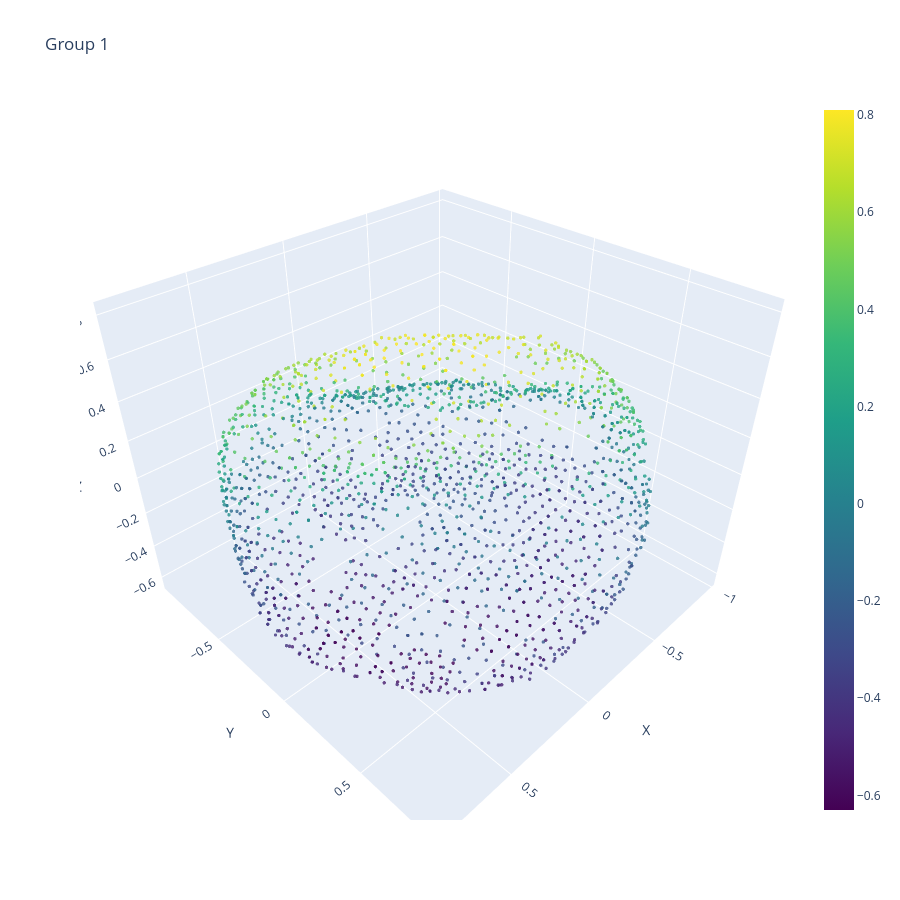
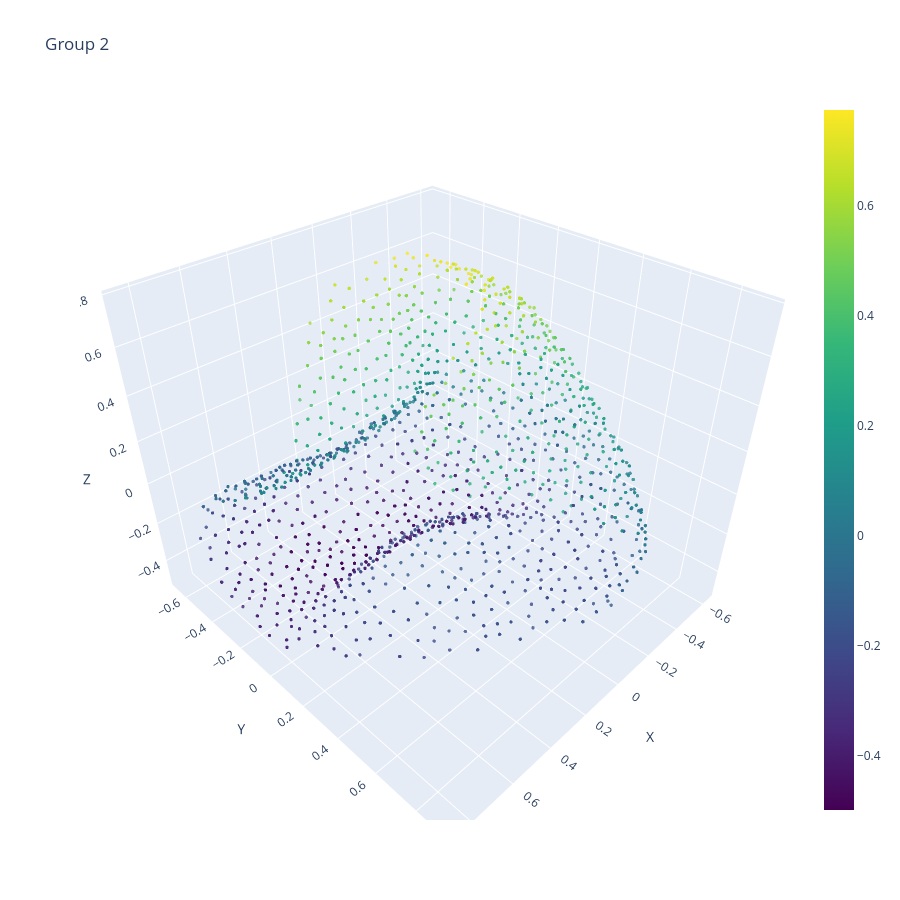
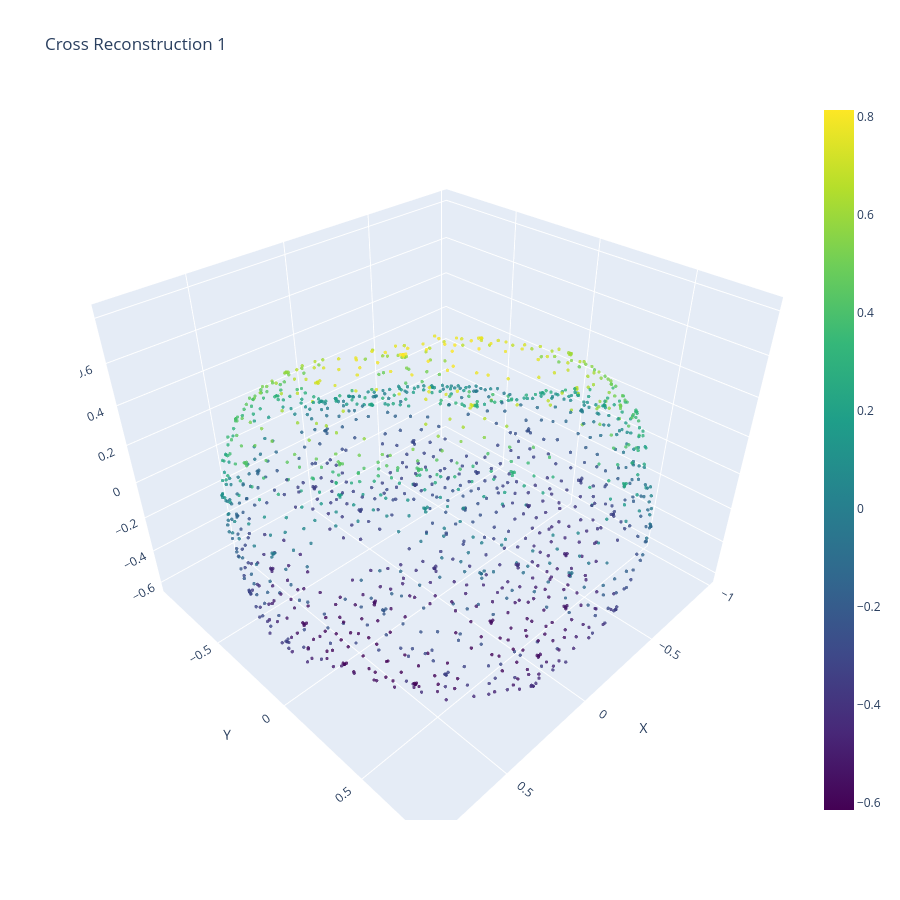
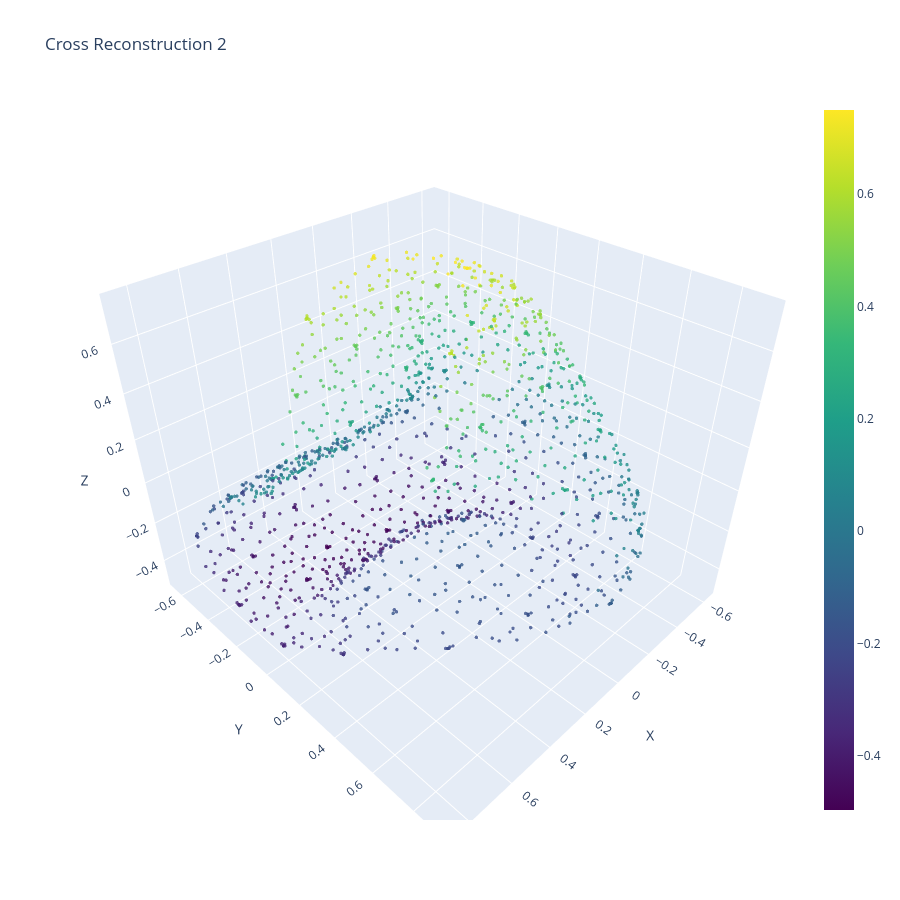

Notebook code cell kept with these figures, in order:
### Code cell
plot_ply(cross_results["group1"], "Group 1")
plot_ply(cross_results["group2"], "Group 2")
plot_ply(cross_results["cross_recon1"], "Cross Reconstruction 1")
plot_ply(cross_results["cross_recon2"], "Cross Reconstruction 2")

### Figure 1 — Plotly figure (JSON) as saved in the notebook; plotly's stock layout.template omitted (floating-point values rounded to 4 significant figures; data arrays with more than 128 entries replaced by an {"elided": "..."} marker saying what was removed)
{"data": [{"marker": {"color": {"elided": "2048 float values"}, "colorscale": [[0, "#440154"], [0.1111, "#482878"], [0.2222, "#3e4989"], [0.3333, "#31688e"], [0.4444, "#26828e"], [0.5556, "#1f9e89"], [0.6667, "#35b779"], [0.7778, "#6ece58"], [0.8889, "#b5de2b"], [1, "#fde725"]], "opacity": 0.8, "showscale": true, "size": 2}, "mode": "markers", "type": "scatter3d", "x": {"elided": "2048 float values"}, "y": {"elided": "2048 float values"}, "z": {"elided": "2048 float values"}}], "layout": {"height": 900, "scene": {"aspectmode": "data", "xaxis": {"title": {"text": "X"}}, "yaxis": {"title": {"text": "Y"}}, "zaxis": {"title": {"text": "Z"}}}, "title": {"text": "Group 1"}, "width": 900}}

### Figure 2 — Plotly figure (JSON) as saved in the notebook; plotly's stock layout.template omitted (floating-point values rounded to 4 significant figures; data arrays with more than 128 entries replaced by an {"elided": "..."} marker saying what was removed)
{"data": [{"marker": {"color": {"elided": "2048 float values"}, "colorscale": [[0, "#440154"], [0.1111, "#482878"], [0.2222, "#3e4989"], [0.3333, "#31688e"], [0.4444, "#26828e"], [0.5556, "#1f9e89"], [0.6667, "#35b779"], [0.7778, "#6ece58"], [0.8889, "#b5de2b"], [1, "#fde725"]], "opacity": 0.8, "showscale": true, "size": 2}, "mode": "markers", "type": "scatter3d", "x": {"elided": "2048 float values"}, "y": {"elided": "2048 float values"}, "z": {"elided": "2048 float values"}}], "layout": {"height": 900, "scene": {"aspectmode": "data", "xaxis": {"title": {"text": "X"}}, "yaxis": {"title": {"text": "Y"}}, "zaxis": {"title": {"text": "Z"}}}, "title": {"text": "Group 2"}, "width": 900}}

### Figure 3 — Plotly figure (JSON) as saved in the notebook; plotly's stock layout.template omitted (floating-point values rounded to 4 significant figures; data arrays with more than 128 entries replaced by an {"elided": "..."} marker saying what was removed)
{"data": [{"marker": {"color": {"elided": "2048 float values"}, "colorscale": [[0, "#440154"], [0.1111, "#482878"], [0.2222, "#3e4989"], [0.3333, "#31688e"], [0.4444, "#26828e"], [0.5556, "#1f9e89"], [0.6667, "#35b779"], [0.7778, "#6ece58"], [0.8889, "#b5de2b"], [1, "#fde725"]], "opacity": 0.8, "showscale": true, "size": 2}, "mode": "markers", "type": "scatter3d", "x": {"elided": "2048 float values"}, "y": {"elided": "2048 float values"}, "z": {"elided": "2048 float values"}}], "layout": {"height": 900, "scene": {"aspectmode": "data", "xaxis": {"title": {"text": "X"}}, "yaxis": {"title": {"text": "Y"}}, "zaxis": {"title": {"text": "Z"}}}, "title": {"text": "Cross Reconstruction 1"}, "width": 900}}

### Figure 4 — Plotly figure (JSON) as saved in the notebook; plotly's stock layout.template omitted (floating-point values rounded to 4 significant figures; data arrays with more than 128 entries replaced by an {"elided": "..."} marker saying what was removed)
{"data": [{"marker": {"color": {"elided": "2048 float values"}, "colorscale": [[0, "#440154"], [0.1111, "#482878"], [0.2222, "#3e4989"], [0.3333, "#31688e"], [0.4444, "#26828e"], [0.5556, "#1f9e89"], [0.6667, "#35b779"], [0.7778, "#6ece58"], [0.8889, "#b5de2b"], [1, "#fde725"]], "opacity": 0.8, "showscale": true, "size": 2}, "mode": "markers", "type": "scatter3d", "x": {"elided": "2048 float values"}, "y": {"elided": "2048 float values"}, "z": {"elided": "2048 float values"}}], "layout": {"height": 900, "scene": {"aspectmode": "data", "xaxis": {"title": {"text": "X"}}, "yaxis": {"title": {"text": "Y"}}, "zaxis": {"title": {"text": "Z"}}}, "title": {"text": "Cross Reconstruction 2"}, "width": 900}}
